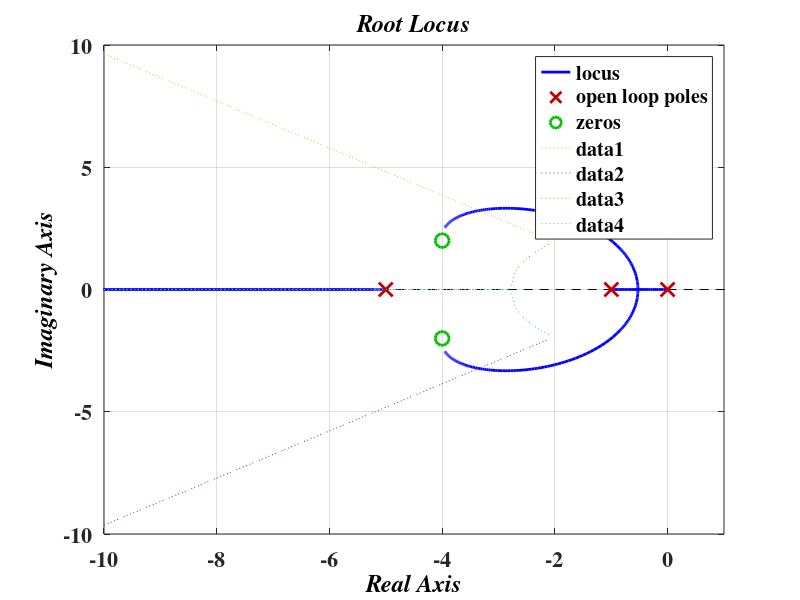

This figure's MATLAB source:
% Root locus script for the Automatic Test System
% including performance specs regions
num=[1 8 20];
den=[1 6 5 0];
sys=tf(num,den);
clf;
rlocus(sys);
hold on
% ^
zeta=0.72;
wn=2.8;
x=[-10:0.1 :-zeta*wn];
y=-(sqrt(1 -zeta^2)/zeta)*x;
xc=[-10:0.1:-zeta*wn];
c=sqrt(wn^2-xc.^2);
plot(x,y,':',x,-y,':',xc,c,':',xc,-c,':')
axis([-10,1,-10,10])

T=title('Root Locus')
X=xlabel('Real Axis');
Y=ylabel('Imaginary Axis');
set([X,Y,T],'FontName','times','FontSize',14,'FontAngle','Italic','Color','black','FontWeight','bold')
set(findall(gcf,'type','axes'),'fontsize',16,'Fontname','Times','fontWeight','bold');